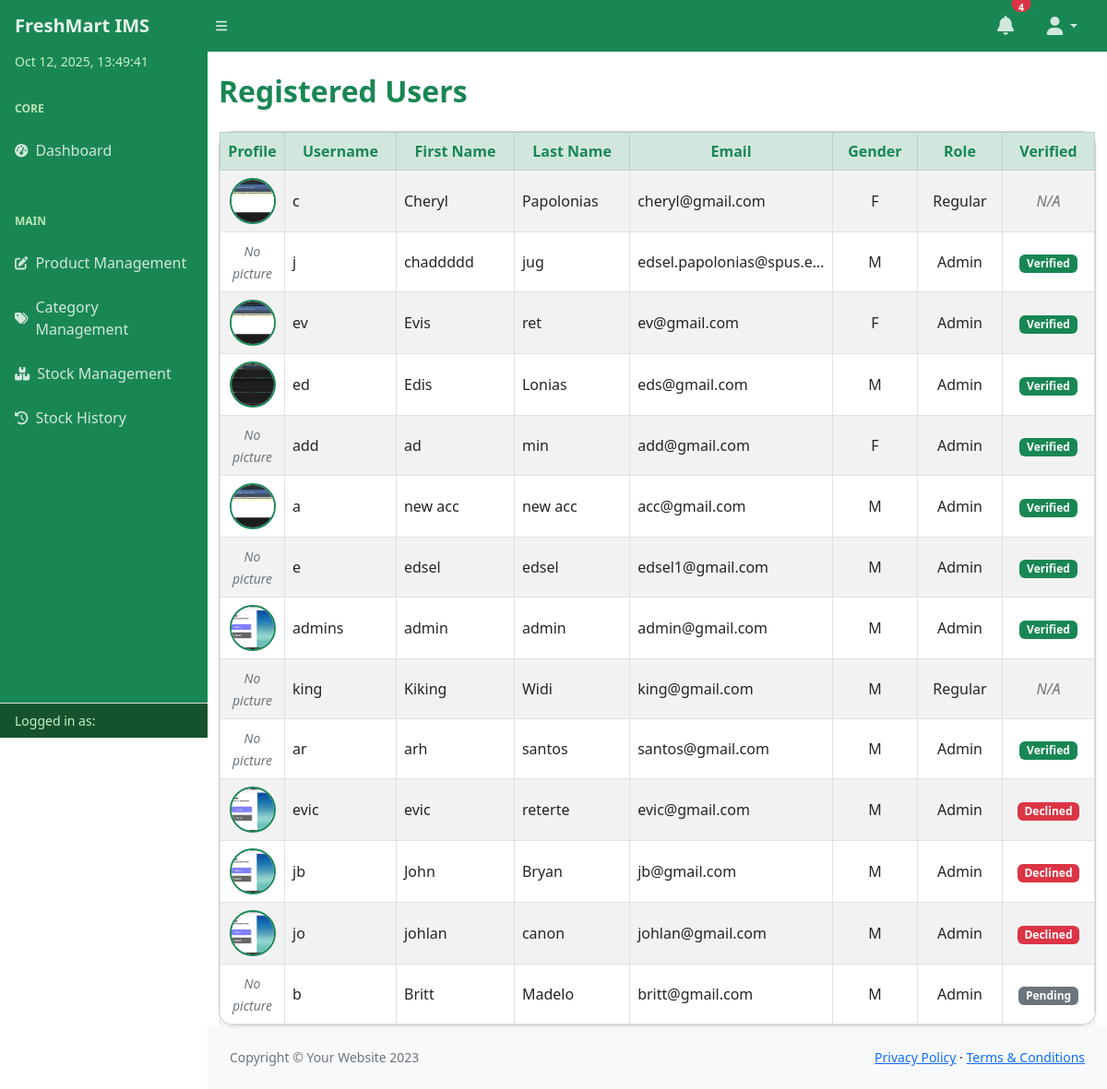
Screenshot of /inventory/user-list/ with the database file from the repository.
### inventory/models.py (models this page shows, shortened)
class UserProfile(models.Model):
    GENDER_CHOICES = (
        ('M', 'Male'),
        ('F', 'Female'),
        ('O', 'Other'),
    )
    ROLE_CHOICES = (
        ('Admin', 'Admin'),
        ('Regular', 'Regular User'),
    )
    user = models.OneToOneField(User, on_delete=models.CASCADE)
    gender = models.CharField(max_length=1, choices=GENDER_CHOICES)
    picture = models.ImageField(upload_to='profile_pics/', blank=True, null=True)
    role = models.CharField(max_length=10, choices=ROLE_CHOICES, default='Regular')
    is_verified = models.BooleanField(default=False)
    is_declined = models.BooleanField(default=False)

### inventory/views.py (the view)
# urls.py: path('user-list/', views.user_list, name='user_list'),
def user_list(request):
    users = UserProfile.objects.select_related('user').all()
    return render(request, 'inventory/user_list.html', {'users': users})

### inventory/context_processors.py (called while the page is built)
def profile_picture(request):
    if request.user.is_authenticated:
        profile = getattr(request.user, 'userprofile', None)
        if profile and profile.picture:
            return {'profile_picture_url': profile.picture.url}
    return {'profile_picture_url': None}

### templates/inventory/user_list.html (shortened to what this page needs)
{% include "partials/header.html" %}
<body class="sb-nav-fixed">
{% include "partials/navbar.html" %}
<div id="layoutSidenav">
    {% include "partials/sidebar.html" %}
    <div id="layoutSidenav_content">
        <main>
            <div class="container mt-4">
                <h2 class="mb-4 fw-bold text-success">Registered Users</h2>
                <div class="card shadow-sm rounded-4">
                    <div class="card-body p-0">
                        <div class="table-responsive">
                            <table class="table table-bordered table-striped mb-0 align-middle">
                                <thead class="table-success text-success text-center sticky-top" style="top: 0; z-index: 10;">
                                    <tr>
                                        <th scope="col" style="width: 70px;">Profile</th>
                                        <th scope="col">Username</th>
                                        <th scope="col">First Name</th>
                                        <th scope="col">Last Name</th>
                                        <th scope="col">Email</th>
                                        <th scope="col">Gender</th>
                                        <th scope="col">Role</th>
                                        <th scope="col" style="width: 100px;">Verified</th>
                                    </tr>
                                </thead>
                                <tbody>
                                    {% for user in users %}
                                    <tr class="text-center align-middle">
                                        <td class="text-center">
                                            {% if user.picture %}
                                                <img src="{{ user.picture.url }}" alt="Profile Picture" width="50" height="50" class="rounded-circle border border-2 border-success" style="object-fit: cover;">
                                            {% else %}
                                                <span class="text-muted fst-italic small">No picture</span>
                                            {% endif %}
                                        </td>
                                        <td class="text-start">{{ user.user.username }}</td>
                                        <td class="text-start">{{ user.user.first_name }}</td>
                                        <td class="text-start">{{ user.user.last_name }}</td>
                                        <td class="text-start text-truncate" style="max-width: 180px;" title="{{ user.user.email }}">{{ user.user.email }}</td>
                                        <td>{{ user.gender|default:"-" }}</td>
                                        <td>{{ user.role|default:"-" }}</td>
                                        <td>
                                            {% if user.role == 'Admin' %}
                                                {% if user.is_verified %}
                                                    <span class="badge bg-success" title="Verified Admin">
                                                         Verified
                                                    </span>
                                                {% elif user.is_declined %}
                                                    <span class="badge bg-danger" title="Declined Admin">
                                                         Declined
                                                    </span>
                                                {% else %}
                                                    <span class="badge bg-secondary" title="Pending Verification">
                                                         Pending
                                                    </span>
                                                {% endif %}
                                            {% else %}
                                                <span class="text-muted fst-italic">N/A</span>
                                            {% endif %}
                                        </td>
                                    </tr>
                                    {% empty %}
                                    <tr>
                                        <td colspan="8" class="text-center text-muted fst-italic py-4">
                                            No registered users found.
                                        </td>
                                    </tr>
                                    {% endfor %}
                                </tbody>
                            </table>
                        </div>
                    </div>
                </div>
            </div>
        </main>
        {% include "partials/footer.html" %}
    </div>
</div>
</body>
</html>

### rows the page displays
UserProfile: picture (picture), user.username "c", user.first_name "Cheryl", user.last_name "Papolonias", user.email "cheryl@gmail.com", gender "F", role "Regular", shows "N/A"
UserProfile: picture "No picture", user.username "j", user.first_name "chaddddd", user.last_name "jug", user.email "edsel.papolonias@spus.e…", gender "M", role "Admin", is_verified "Verified"
UserProfile: picture (picture), user.username "ev", user.first_name "Evis", user.last_name "ret", user.email "ev@gmail.com", gender "F", role "Admin", is_verified "Verified"
UserProfile: picture (picture), user.username "ed", user.first_name "Edis", user.last_name "Lonias", user.email "eds@gmail.com", gender "M", role "Admin", is_verified "Verified"
UserProfile: picture "No picture", user.username "add", user.first_name "ad", user.last_name "min", user.email "add@gmail.com", gender "F", role "Admin", is_verified "Verified"
UserProfile: picture (picture), user.username "a", user.first_name "new acc", user.last_name "new acc", user.email "acc@gmail.com", gender "M", role "Admin", is_verified "Verified"
UserProfile: picture "No picture", user.username "e", user.first_name "edsel", user.last_name "edsel", user.email "edsel1@gmail.com", gender "M", role "Admin", is_verified "Verified"
UserProfile: picture (picture), user.username "admins", user.first_name "admin", user.last_name "admin", user.email "admin@gmail.com", gender "M", role "Admin", is_verified "Verified"
UserProfile: picture "No picture", user.username "king", user.first_name "Kiking", user.last_name "Widi", user.email "king@gmail.com", gender "M", role "Regular", shows "N/A"
UserProfile: picture "No picture", user.username "ar", user.first_name "arh", user.last_name "santos", user.email "santos@gmail.com", gender "M", role "Admin", is_verified "Verified"
UserProfile: picture (picture), user.username "evic", user.first_name "evic", user.last_name "reterte", user.email "evic@gmail.com", gender "M", role "Admin", is_verified "Declined"
UserProfile: picture (picture), user.username "jb", user.first_name "John", user.last_name "Bryan", user.email "jb@gmail.com", gender "M", role "Admin", is_verified "Declined"
UserProfile: picture (picture), user.username "jo", user.first_name "johlan", user.last_name "canon", user.email "johlan@gmail.com", gender "M", role "Admin", is_verified "Declined"
UserProfile: picture "No picture", user.username "b", user.first_name "Britt", user.last_name "Madelo", user.email "britt@gmail.com", gender "M", role "Admin", is_verified "Pending"
